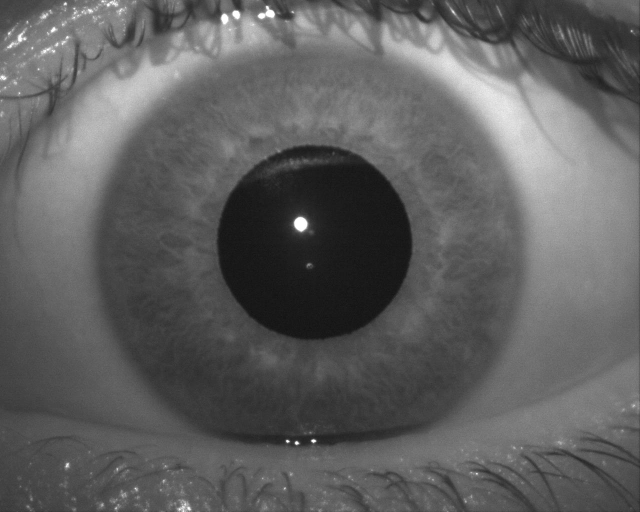
//> input picture SURF_pupil/9.jpeg, 1280 x 1024 px (shown at 1/2 size)
$ ./surfExtractPupil   (built with g++ and OpenCV 4)
//> lines starting //> are read from the running program, lines starting //| are printed output that depends on the picture; after the words box and inside, x2 and y2 are one past the last pixel; in counts of white or black regions, pixels touching at a corner belong together
#include <opencv2/core/core.hpp>
#include <opencv2/highgui/highgui.hpp>
#include "opencv2/xfeatures2d.hpp"
#include "opencv2/opencv.hpp" //resize
#include <opencv2/tracking.hpp> // ROI
//#include "opencv2/xfeatures2d/nonfree.hpp"
#include <opencv2/imgproc/imgproc.hpp>

using namespace cv;
using namespace std;

int main(int argc, const char* argv[])
//int main()
{

    //********************Input**************//
    //Mat src = imread("333.png");
    const Mat src = imread("9.jpeg"); //Load as grayscale
//> src is the input picture: 1024 rows x 1280 cols, CV_8UC3; min 15, max 255, mean 95.5
    //********************Input**************//


    //********************Resize**************//
    Mat resizedImg;
    cv::resize(src, resizedImg, cv::Size(src.cols / 2, src.rows / 2));
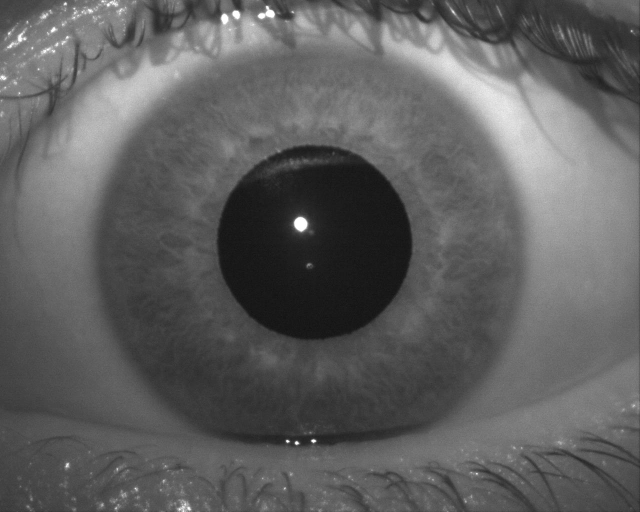
//> resizedImg: 512 rows x 640 cols, CV_8UC3; min 19, max 255, mean 95.7
    //cv::imshow("Source", src);
    //cv::imshow("Resized Image", resizedImg);
    //********************Resize**************//


    //********************Region on interest**************//

     // Select ROI
    bool fromCenter = false;
    Rect2d r = selectROI(resizedImg, fromCenter);    //only box. no quadrant
//> the box from (160, 128) to (480, 384) is selected with the mouse
//> r = Rect(160, 128, 320, 256)
    //Rect2d r = selectROI(resizedImg);     //4 quadrant

    // Crop image
    Mat imCropRoi = resizedImg(r);
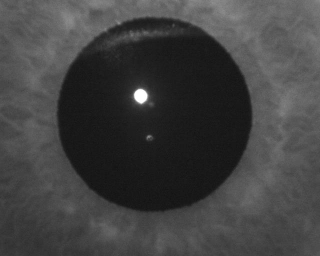
//> imCropRoi: 256 rows x 320 cols, CV_8UC3; min 19, max 255, mean 65.5

    // Display Cropped Image
    //imshow("Select Region of Interest", imCropRoi);

    //********************Region on interest**************//

    //********************Convert to binary**************//
    Mat imgBin;
    threshold(imCropRoi, imgBin, 50, 255, THRESH_BINARY);
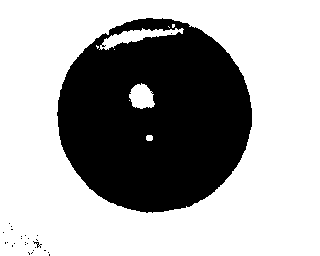
//> imgBin: 256 rows x 320 cols, CV_8UC3; 65.5% white; 27 black regions (25 under 20 px), largest, box (x1, y1, x2, y2) and area: (57, 18, 252, 213) 28215, (33, 241, 42, 248) 20
    imshow("Binary", imgBin);
    //********************Convert to binary**************//


    //********************Median Filter**************//
    Mat imgMedian;
    medianBlur(imgBin, imgMedian, 15);
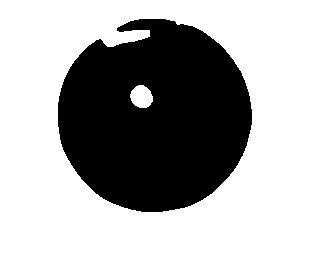
//> imgMedian: 256 rows x 320 cols, CV_8UC3; 65.4% white; 1 black region, box (x1, y1, x2, y2) and area: (58, 19, 252, 212) 28328

    //imshow("Median Blured image", imgMedian);

    //********************Median Filter**************//


    //********************Color Scale Conversion**************//

    Mat imgGrey, imgHSV;
    cvtColor(imgMedian, imgGrey, cv::COLOR_BGR2GRAY);
    cvtColor(imgMedian, imgHSV, cv::COLOR_BGR2HSV);
//> imgHSV: 256 rows x 320 cols, CV_8UC3; mean H, S, V 0, 0, 166.8

    //********************Color Scale Conversion**************//


    //********************Canny Edge**************//
    Mat imgCanny;
    Canny(imgGrey, imgCanny, 0, 0 * 3, 5);
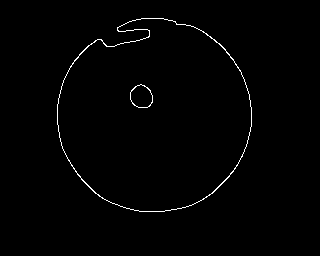
//> imgCanny: 256 rows x 320 cols, CV_8UC1; 0.97% white in thin lines or dots, all inside (x1, y1, x2, y2) = (57, 18, 252, 212)
    //dst = Scalar::all(0);
    //src.copyTo(dst, detected_edges);
    imshow("Canny Edge", imgCanny);

    //********************Canny Edge**************//


     //********************Soble Filter**************//


    Mat soble_X, sobel_Y, laplacian;
    Mat abs_soble_X, abs_soble_Y, abs_laplac;
    int ksize=3, scale=1, delta=0;

    //Sobel(imgCanny, grad_x, CV_16S, 1, 0, ksize, scale, delta, BORDER_DEFAULT);
    //Sobel(imgCanny, grad_y, CV_16S, 0, 1, ksize, scale, delta, BORDER_DEFAULT);
    Laplacian(imgCanny, laplacian, CV_16S);
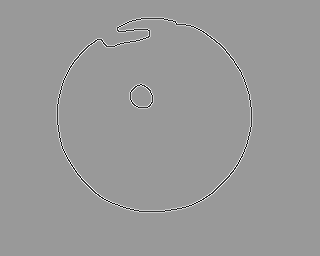
//> laplacian: 256 rows x 320 cols, CV_16SC1; min -765, max 510, mean 0; drawn with min black and max white
    convertScaleAbs(laplacian, abs_laplac);
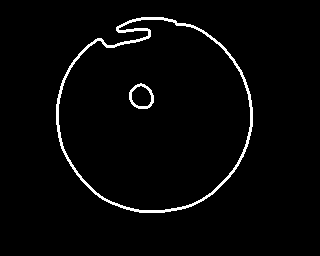
//> abs_laplac: 256 rows x 320 cols, CV_8UC1; 2.6% white in thin lines or dots, all inside (x1, y1, x2, y2) = (56, 17, 253, 213)
    // converting back to CV_8U
    //convertScaleAbs(soble_X, abs_soble_X);
    //convertScaleAbs(soble_Y, abs_soble_Y);
    //addWeighted(abs_soble_X, 0.5, abs_soble_Y, 0.5, 0, imgCanny);
    imshow("Sobel Laplacian", abs_laplac);
    //********************Soble Filter**************//


//> (the run ends here: the program stops with an error, at `Ptr< xfeatures2d::SURF> sift = xfeatures2d::SURF::create();`)
